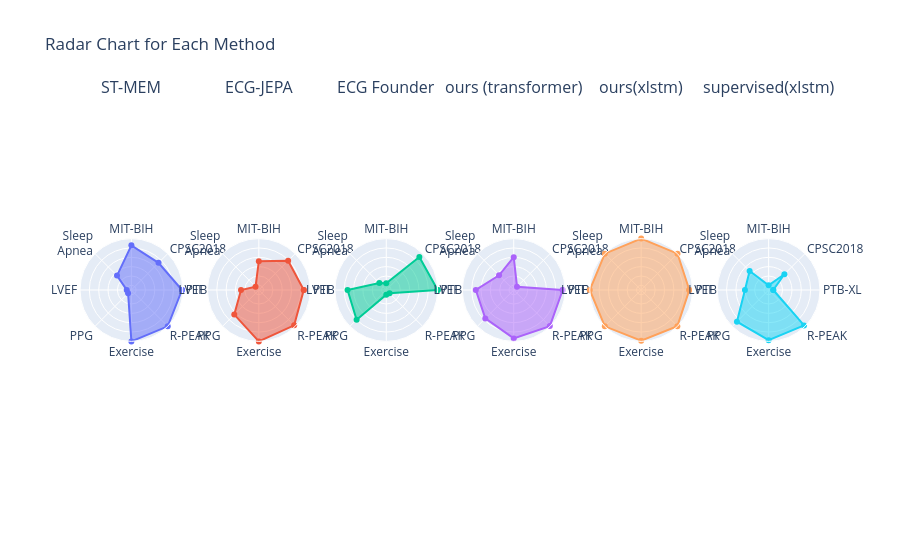

Notebook cell for this chart:
### Code cell
import pandas as pd
from plotly.subplots import make_subplots
import plotly.graph_objects as go

categories_closed = categories + [categories[0]]

fig = go.Figure()
# Plot one radar chart for each method on separate axes (subplots)


num_methods = len(df_raw)
fig = make_subplots(
    rows=1, cols=num_methods,
    specs=[[{'type': 'polar'}]*num_methods],
    subplot_titles=df_scaled.index.tolist()
)

for i, (idx, row) in enumerate(df_scaled.iterrows()):
    values = row.tolist() + [row.tolist()[0]]  # close the loop
    trace = fig.add_trace(
        go.Scatterpolar(
            r=values,
            theta=categories_closed,
            fill='toself',
            name=idx,
            line=dict(width=2),
            hoverinfo='skip',
        ),
        row=1, col=i+1
    )
    trace.update_polars(
        radialaxis=dict(visible=True, range=[-0.1, 1], showticklabels=False, showline=False),
        # angularaxis=dict(showticklabels=False)
    )

fig.update_layout(
    showlegend=False,
    title="Radar Chart for Each Method",
)
fig.show()

### Figure 1 — Plotly figure (JSON) as saved in the notebook; plotly's stock layout.template omitted (floating-point values rounded to 4 significant figures)
{"data": [{"fill": "toself", "hoverinfo": "skip", "line": {"width": 2}, "name": "ST-MEM", "r": [0.9828, 0.7213, 0.8559, 0.3353, 0, 0, 1, 1, 0.9828], "subplot": "polar", "theta": ["PTB-XL", "CPSC2018", "MIT-BIH", "Sleep<br>Apnea", "LVEF", "PPG", "Exercise", "R-PEAK", "PTB-XL"], "type": "scatterpolar"}, {"fill": "toself", "hoverinfo": "skip", "line": {"width": 2}, "name": "ECG-JEPA", "r": [0.8621, 0.7869, 0.518, 0, 0.2814, 0.6432, 1, 0.9686, 0.8621], "subplot": "polar2", "theta": ["PTB-XL", "CPSC2018", "MIT-BIH", "Sleep<br>Apnea", "LVEF", "PPG", "Exercise", "R-PEAK", "PTB-XL"], "type": "scatterpolar"}, {"fill": "toself", "hoverinfo": "skip", "line": {"width": 2}, "name": "ECG Founder", "r": [1, 0.9016, 0.04505, 0.1098, 0.7288, 0.7981, 0, 0, 1], "subplot": "polar3", "theta": ["PTB-XL", "CPSC2018", "MIT-BIH", "Sleep<br>Apnea", "LVEF", "PPG", "Exercise", "R-PEAK", "PTB-XL"], "type": "scatterpolar"}, {"fill": "toself", "hoverinfo": "skip", "line": {"width": 2}, "name": "ours (transformer)", "r": [0.9483, 0, 0.6036, 0.3442, 0.7119, 0.7606, 0.9369, 0.9928, 0.9483], "subplot": "polar4", "theta": ["PTB-XL", "CPSC2018", "MIT-BIH", "Sleep<br>Apnea", "LVEF", "PPG", "Exercise", "R-PEAK", "PTB-XL"], "type": "scatterpolar"}, {"fill": "toself", "hoverinfo": "skip", "line": {"width": 2}, "name": "ours(xlstm)", "r": [0.931, 1, 1, 1, 1, 1, 0.9845, 0.9952, 0.931], "subplot": "polar5", "theta": ["PTB-XL", "CPSC2018", "MIT-BIH", "Sleep<br>Apnea", "LVEF", "PPG", "Exercise", "R-PEAK", "PTB-XL"], "type": "scatterpolar"}, {"fill": "toself", "hoverinfo": "skip", "line": {"width": 2}, "name": "supervised(xlstm)", "r": [0, 0.377, 0, 0.4748, 0.4068, 0.8592, 0.9746, 0.9722, 0], "subplot": "polar6", "theta": ["PTB-XL", "CPSC2018", "MIT-BIH", "Sleep<br>Apnea", "LVEF", "PPG", "Exercise", "R-PEAK", "PTB-XL"], "type": "scatterpolar"}], "layout": {"annotations": [{"font": {"size": 16}, "showarrow": false, "text": "ST-MEM", "x": 0.06944, "xanchor": "center", "xref": "paper", "y": 1, "yanchor": "bottom", "yref": "paper"}, {"font": {"size": 16}, "showarrow": false, "text": "ECG-JEPA", "x": 0.2417, "xanchor": "center", "xref": "paper", "y": 1, "yanchor": "bottom", "yref": "paper"}, {"font": {"size": 16}, "showarrow": false, "text": "ECG Founder", "x": 0.4139, "xanchor": "center", "xref": "paper", "y": 1, "yanchor": "bottom", "yref": "paper"}, {"font": {"size": 16}, "showarrow": false, "text": "ours (transformer)", "x": 0.5861, "xanchor": "center", "xref": "paper", "y": 1, "yanchor": "bottom", "yref": "paper"}, {"font": {"size": 16}, "showarrow": false, "text": "ours(xlstm)", "x": 0.7583, "xanchor": "center", "xref": "paper", "y": 1, "yanchor": "bottom", "yref": "paper"}, {"font": {"size": 16}, "showarrow": false, "text": "supervised(xlstm)", "x": 0.9306, "xanchor": "center", "xref": "paper", "y": 1, "yanchor": "bottom", "yref": "paper"}], "polar": {"domain": {"x": [0, 0.1389], "y": [0, 1]}, "radialaxis": {"range": [-0.1, 1], "showline": false, "showticklabels": false, "visible": true}}, "polar2": {"domain": {"x": [0.1722, 0.3111], "y": [0, 1]}, "radialaxis": {"range": [-0.1, 1], "showline": false, "showticklabels": false, "visible": true}}, "polar3": {"domain": {"x": [0.3444, 0.4833], "y": [0, 1]}, "radialaxis": {"range": [-0.1, 1], "showline": false, "showticklabels": false, "visible": true}}, "polar4": {"domain": {"x": [0.5167, 0.6556], "y": [0, 1]}, "radialaxis": {"range": [-0.1, 1], "showline": false, "showticklabels": false, "visible": true}}, "polar5": {"domain": {"x": [0.6889, 0.8278], "y": [0, 1]}, "radialaxis": {"range": [-0.1, 1], "showline": false, "showticklabels": false, "visible": true}}, "polar6": {"domain": {"x": [0.8611, 1], "y": [0, 1]}, "radialaxis": {"range": [-0.1, 1], "showline": false, "showticklabels": false, "visible": true}}, "showlegend": false, "title": {"text": "Radar Chart for Each Method"}}}
